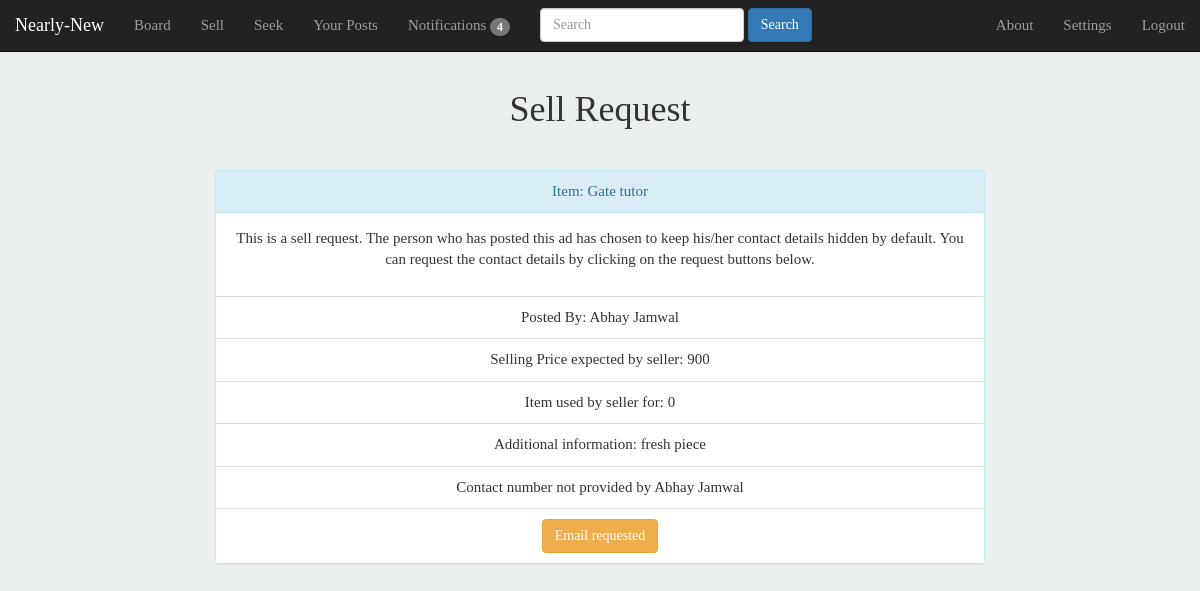
/post/4/ (signed in), run on the app's committed database.
### tables this page shows
CREATE TABLE posts (tr_id INTEGER NOT NULL PRIMARY KEY AUTOINCREMENT, type TEXT,user_id TEXT,content TEXT,selling_p TEXT,used_for TEXT, add_info TEXT, closed TEXT);

CREATE TABLE users (user_id INTEGER PRIMARY KEY AUTOINCREMENT, user_name TEXT, name TEXT, contact TEXT, email TEXT, password TEXT, settings TEXT, verified TEXT);

### main.py (the view, shortened to what this page needs)
@app.route('/post/<int:tr_id>/')
def post(tr_id):
    cur,conn=connection()
    cur.execute('SELECT tr_id, type, posts.user_id, users.name, users.contact, users.email, users.settings, content, selling_p, used_for, add_info,closed FROM posts,users WHERE users.user_id=posts.user_id AND tr_id=?',(tr_id,))
    data=cur.fetchall()[0]
    cur.execute('CREATE TABLE IF NOT EXISTS requests (request_id INTEGER NOT NULL PRIMARY KEY AUTOINCREMENT, tr_id NUMBER, type_r TEXT, requestor NUMBER, requestor_name TEXT, recipient NUMBER, recipient_name TEXT, response TEXT, ack TEXT, content TEXT)')
    conn.commit()
    cur.execute('SELECT COUNT(*), response FROM requests WHERE tr_id=? and requestor=? and type_r=?',(tr_id,session['user_id'],'C'))
    resp=cur.fetchone()
    if resp[0]==0:          #not yet requested
        r_c='NA'
    cur.execute('SELECT COUNT(*), response FROM requests WHERE tr_id=? and requestor=? and type_r=?',(tr_id,session['user_id'],'E'))
    resp=cur.fetchone()
    if resp[0]==0:
        r_e='NA'
    else:
        if resp[1]=='NY':
            r_e='NY'
        elif resp[1]=='Y':
            r_e='Y'
        else:
            r_e='N'
    request_data=[r_c,r_e]
    cur.close()
    conn.close()
    notif_count=get_notifs()
    return render_template('post.html',data=data,request_data=request_data, notif_count=notif_count)

### main.py (called while the page is built)
def connection():
    conn=sqlite3.connect('users.sqlite')
    cur=conn.cursor()
    return (cur,conn)

### templates/post.html (shortened to what this page needs)
{%extends 'header.html'%}
{%block body%}
{%if not data[3]==session['name']:%}
<div class="page-header" align="center">
<h1> {%if data[1]=='S'%}Sell Request{%else%}Seek Request{%endif%}</h1>
</div>
<div class="col-md-8 col-xs-10 col-md-offset-2 col-xs-offset-1" align="center">
<div class="panel panel-info">
  <div class="panel-heading">Item: {{data[7]}}</div>
  <div class="panel-body">
    <p>{%if data[1]=='S'%}This is a sell request. {%else:%}This is a seek request. {%endif%}{%if data[6]=='00'%}The person who has posted this ad has chosen to keep his/her contact details hidden by default. You can request the contact details by clicking on the request buttons below.
      {%elif data[6]=='01'%}The person who has posted this ad has chosen to keep his/her contact number hidden by default. You can request the contact number by clicking on the request button below. Or you could use the email address provided below.
      {%elif data[6]=='10'%}The person who has posted this ad has chosen to keep his/her email address hidden by default. You can request the email address by clicking on the request button below. Or you could use the contact number provided below.
      {%else:%}You can find all of the contact information below.{%endif%}</p>
  </div>
  <ul class="list-group">
    <li class="list-group-item">Posted By: {{data[3]}}</li>
    {%if not data[8]=='NULL'%}
    <li class="list-group-item">Selling Price expected by seller: {{data[8]}}</li>{%endif%}
    {%if not data[9]=='NULL'%}
    <li class="list-group-item">Item used by seller for: {{data[9]}}</li>{%endif%}
    {%if not data[10]=='NULL'%}
    <li class="list-group-item">Additional information: {{data[10]}}</li>{%endif%}
    {%if not data[4]=='NULL':%}
    {%if data[6][0]=='1':%}
        <li class="list-group-item">Contact Number: {{data[4]}}</li>
    {%else%}
        {%if request_data[0]=='NA':%}
            <li class="list-group-item"><a href="{{url_for('req',tr_id=data[0],type_r='C',recipient=data[2],recipient_name=data[3],content=data[7])}}" class="btn btn-info" role="button">Request Contact Number</a></li>
        {%elif request_data[0]=='NY':%}
            <li class="list-group-item"><button class="btn btn-warning" role="button">Contact Number requested</button></li>
            {%elif request_data[0]=='Y'%}
            <li class="list-group-item">On your request:<br><button class="btn btn-success" role="button">Contact Number: {{data[4]}}</button></li>
            {%else%}
            <li class="list-group-item"><button class="btn btn-danger" role="button">Your request got rejected</button></li> {%endif%}{%endif%}
            {%else:%}
            <li class="list-group-item">Contact number not provided by {{data[3]}}</li>
            {%endif%}
        {%if data[6][1]=='1':%}
            <li class="list-group-item">Email Address: {{data[5]}}</li>
        {%else%}
            {%if request_data[1]=='NA':%}
                <li class="list-group-item"><a href="{{url_for('req',tr_id=data[0],type_r='E',recipient=data[2],recipient_name=data[3],content=data[7])}}" class="btn btn-info" role="button">Request Email Address</a></li>
            {%elif request_data[1]=='NY':%}
                <li class="list-group-item"><button class="btn btn-warning" role="button">Email requested</button></li>
                {%elif request_data[1]=='Y'%}
                <li class="list-group-item">On your request:<br><button class="btn btn-success" role="button">Email: {{data[5]}}</button></li>
                {%else%}
                <li class="list-group-item"><button class="btn btn-danger" role="button">Your request got rejected</button></li> {%endif%}{%endif%}
  </ul>
</div>
</div>
{%endif%}
{%endblock%}

### static/css/body.css (style rules this page uses)
body { background-color:#EBEEEF; font-family:tahoma; font-size: 15px; }

### data on the page
posts: content "Gate tutor", selling_p "900", used_for "0", add_info "fresh piece"
users: name "Abhay Jamwal"

### other printed values
{{ notif_count }} "4"
